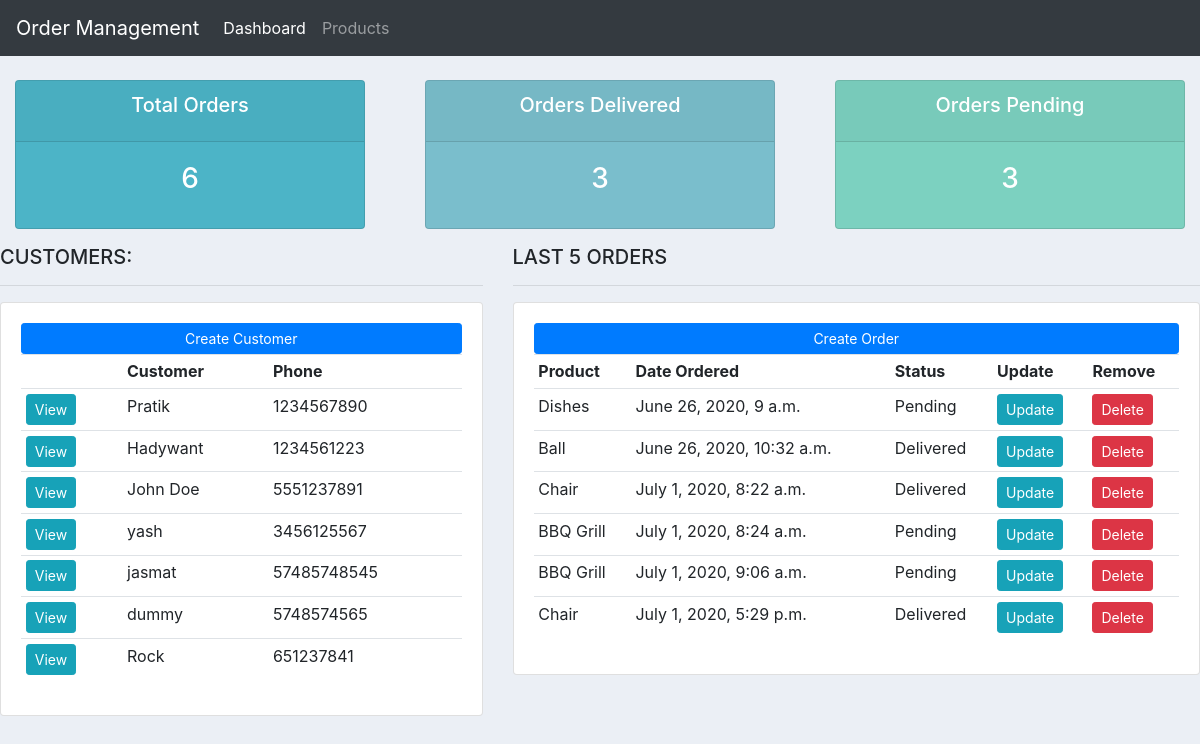
Before: / with the older database file.
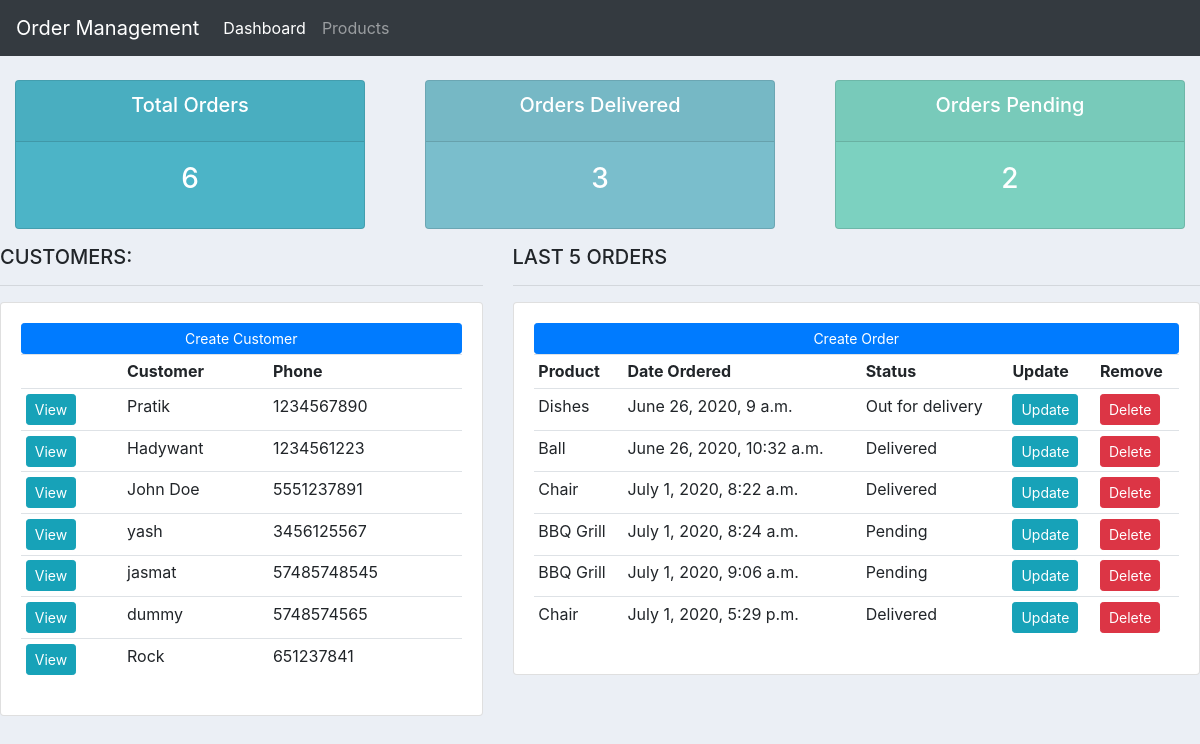
After: the same page with the newer database file.
### accounts/models.py (models this page shows, shortened)
class Customer(models.Model):
    name = models.CharField(max_length=100,null=True)
    phone = models.CharField(max_length=100,null=True,unique=True)
    email = models.CharField(max_length=100,null=True,unique=True)
    date_created = models.DateTimeField(auto_now_add=True,null=True)

class Order(models.Model):
    STATUS=(
        ('Pending','Pending'),
        ('Out for delivery','Out for delivery'),
        ('Delivered','Delivered')
        )
    customer=models.ForeignKey(Customer,null=True,on_delete=models.SET_NULL)
    product=models.ForeignKey(Product,null=True,on_delete=models.SET_NULL)
    date_created = models.DateTimeField(auto_now_add=True,null=True)
    status=models.CharField(max_length=100, null=True, choices=STATUS)

class Product(models.Model):
    CATEGORY=(
        ('Indoor','Indoor'),
        ('Outdoor','Outdoor')
    )
    name = models.CharField(max_length=100,null=True)
    price=models.FloatField(null=True)
    category=models.CharField(max_length=100,null=True,choices=CATEGORY)
    description=models.CharField(max_length=200,null=True,blank=True)
    date_created = models.DateTimeField(auto_now_add=True,null=True)
    tag=models.ManyToManyField(Tag)
    def __str__(self):
        return self.name

### accounts/views.py (the view)
# urls.py: path('',views.home,name='home'),
def home(request):
    customers=Customer.objects.all()
    orders=Order.objects.all()
    total_customers=customers.count()
    total_orders=orders.count()
    delivered=orders.filter(status='Delivered').count()
    pending=orders.filter(status='Pending').count()
    context={
        'customers':customers,
        'orders':orders,
        'total_orders':total_orders,
        'total_customers':total_customers,
        'delivered':delivered,
        'pending':pending
    }
    return render(request,'accounts/dashboard.html',context)

### accounts/templates/accounts/dashboard.html
{% extends 'accounts/main.html' %}
{% block content %}
 {% include 'accounts/status.html' %}
<div class="row">
	<div class="col-md-5">
		<h5>CUSTOMERS:</h5>
		<hr>
		<div class="card card-body">
			<a class="btn btn-primary  btn-sm btn-block" href="{% url 'create_customer' %}">Create Customer</a>
			<table class="table table-sm">
				<tr>
					<th></th>
					<th>Customer</th>
					<th>Phone</th>
				</tr>
				{% for customer in customers %}
				<tr>
					<td><a  href="{% url 'customers' customer.id %}" class="btn btn-sm btn-info">View</a></td>
					<td>{{customer.name}}</td>
					<td>{{customer.phone}}</td>
				</tr>
			{% endfor %}
			</table>
		</div>
	</div>
	<div class="col-md-7">
		<h5>LAST 5 ORDERS</h5>
		<hr>
		<div class="card card-body">
			<a class="btn btn-primary  btn-sm btn-block" href="{% url 'create_order' %}">Create Order</a>
			<table class="table table-sm">
				<tr>
					<th>Product</th>
					<th>Date Ordered</th>
					<th>Status</th>
					<th>Update</th>
					<th>Remove</th>
				</tr>
				{% for order in orders %}
					<tr>
						<td>{{order.product}}</td>
						<td>{{order.date_created}}</td>
						<td>{{order.status}}</td>
						<td><a href="{% url 'update_order' order.id %}" class="btn btn-sm btn-info">Update</a></td>
						<td><a href="{% url 'delete_order' order.id %}" class="btn btn-sm btn-danger">Delete</a></td>
					</tr>
				{% endfor %}
			</table>
		</div>
	</div>
</div>
{% endblock %}

### accounts/templates/accounts/main.html (shortened to what this page needs)
{% load static %}
<!DOCTYPE html>
<html lang="en">
<head>
    <link rel="stylesheet" href="https://stackpath.bootstrapcdn.com/bootstrap/4.5.0/css/bootstrap.min.css">
    <link rel="stylesheet" type="text/css" href="{% static '/css/main.css' %}">
</head>
<body>
    {% include 'accounts/navbar.html' %}
    {% block content %}
    {% endblock %}
</body>
</html>

### accounts/templates/accounts/navbar.html (shortened to what this page needs)
<nav class="navbar navbar-expand-lg navbar-dark bg-dark">
    <a class="navbar-brand" href="{% url 'home' %}">Order Management</a>
    <div class="collapse navbar-collapse" id="navbarNav">
      <ul class="navbar-nav">
        <li class="nav-item active">
          <a class="nav-link" href="{% url 'home' %}">Dashboard</a></li>
        <li class="nav-item">
          <a class="nav-link" href="{% url 'products' %}">Products</a>
        </li>
      </ul>
    </div>
  </nav>

### accounts/templates/accounts/status.html
<br>
<div class="row">
	<div class="col">
		<div class="col-md">
			<div class="card text-center text-white  mb-3" id="total-orders">
			  	<div class="card-header">
			  		<h5 class="card-title">Total Orders</h5>
			  	</div>
			  	<div class="card-body">
			    	<h3 class="card-title">{{total_orders}}</h3>
			  	</div>
			</div>
		</div>
	</div>
	<div class="col">
		<div class="col-md">
			<div class="card text-center text-white  mb-3" id="orders-delivered">
			  	<div class="card-header">
			  		<h5 class="card-title">Orders Delivered</h5>
			  	</div>
			  	<div class="card-body">
			    	<h3 class="card-title">{{delivered}}</h3>
			  	</div>
			</div>
		</div>
	</div>
	<div class="col">
		<div class="col-md">
			<div class="card text-center text-white  mb-3" id="orders-pending">
			  	<div class="card-header">
			  		<h5 class="card-title">Orders Pending</h5>
			  	</div>
			  	<div class="card-body">
			    	<h3 class="card-title">{{pending}}</h3>
			  	</div>
			</div>
		</div>
	</div>
</div>

### static/css/main.css (style rules this page uses)
body { background-color: #ebeff5; }
#total-orders { background-color: #4cb4c7; }
#orders-delivered { background-color: #7abecc; }
#orders-pending { background-color: #7CD1C0; }

Changed rows visible on the page:
changed Order "Dishes": status "Pending" → "Out for delivery"
Other visible differences:
{{ pending }}: "3" → "2"
